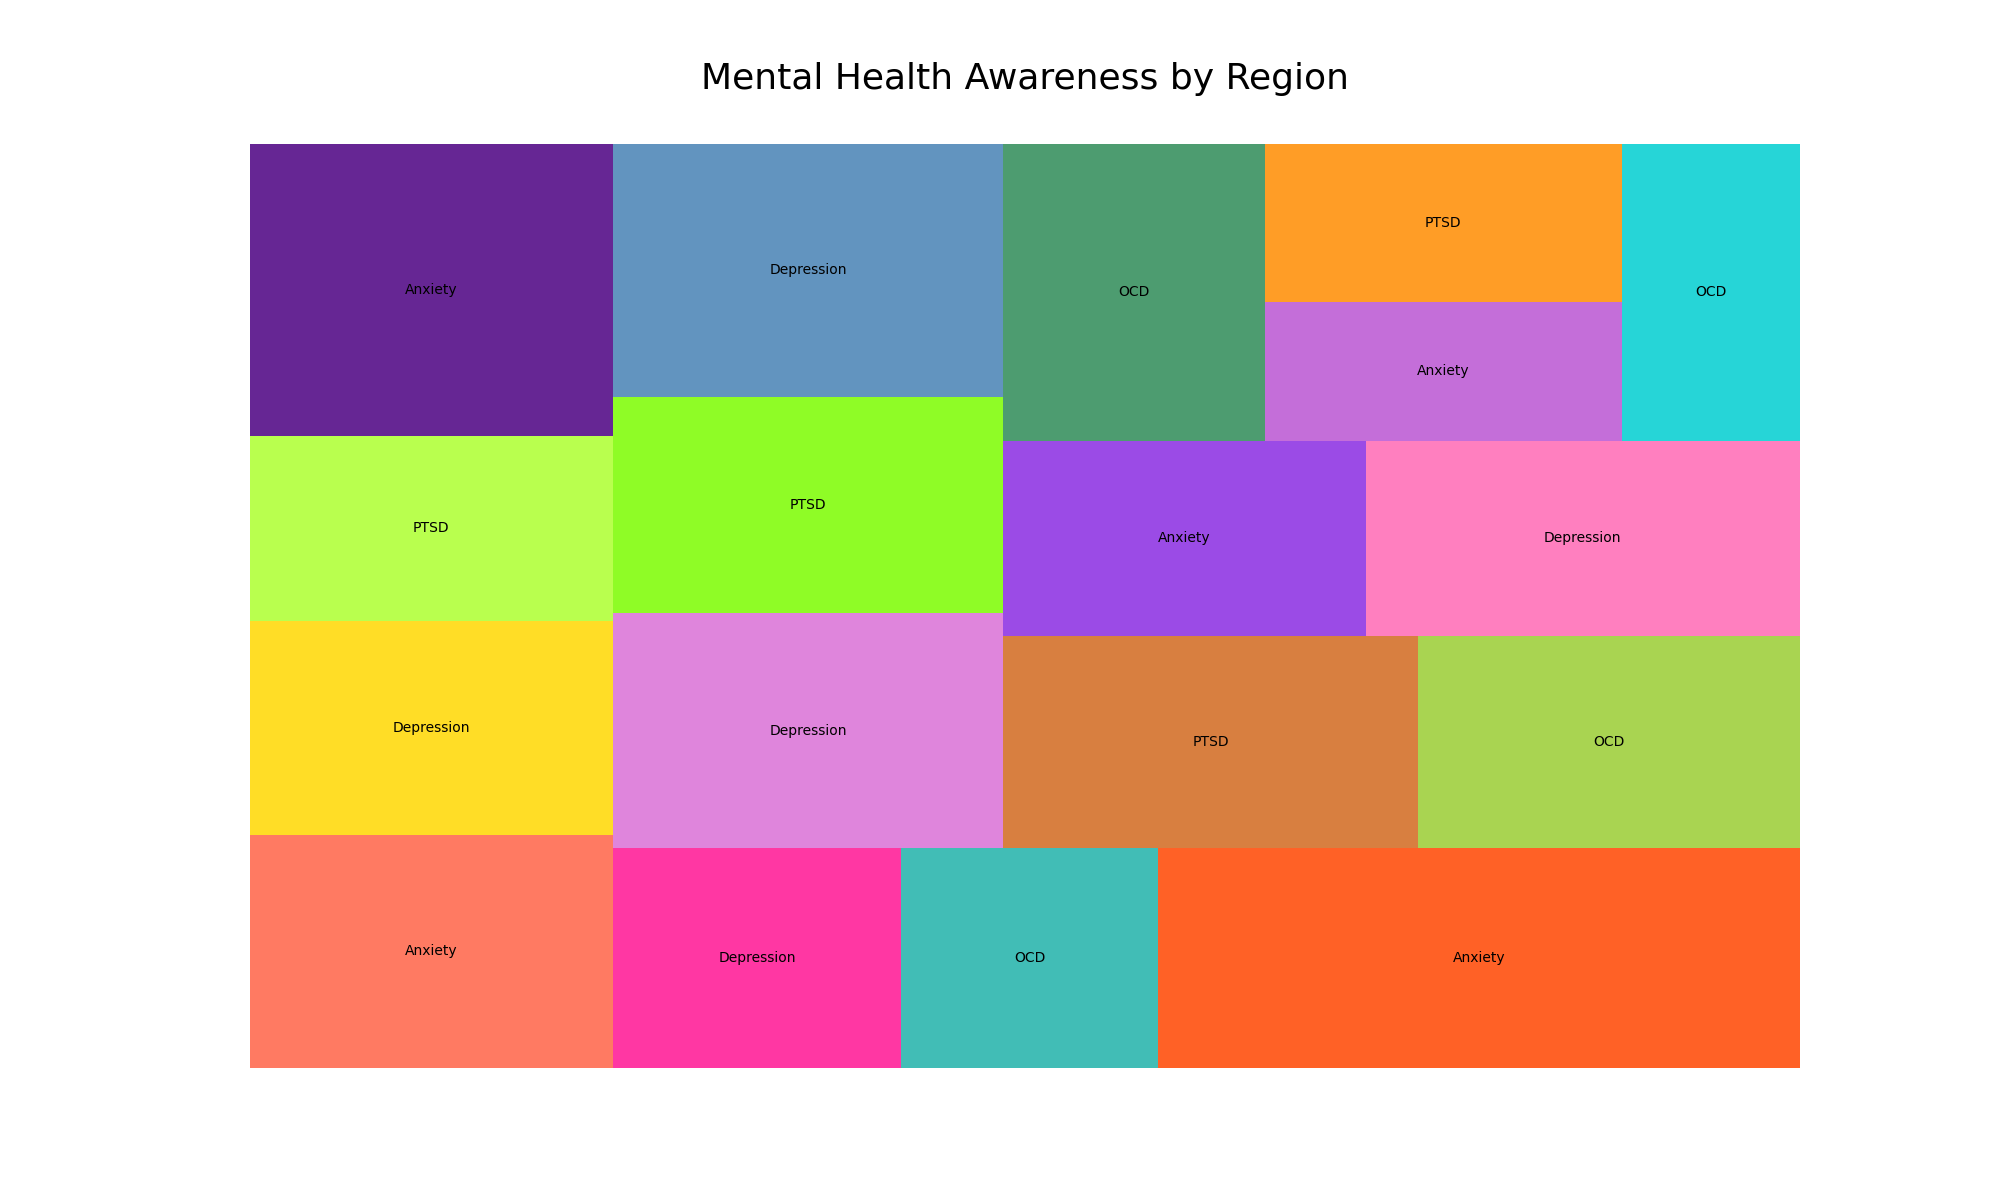

Recreate this plot in Python.

import matplotlib.pyplot as plt
import pandas as pd
import squarify  # treemap library

# Prepare the data
data = {
    'Region': ['North America', 'North America', 'North America', 'Europe', 'Europe', 
               'Europe', 'Asia', 'Asia', 'Asia', 'South America', 'South America', 'South America',
               'Africa', 'Africa', 'Africa', 'Oceania', 'Oceania', 'Oceania'],
    'Mental_Health_Issue': ['Anxiety', 'Depression', 'PTSD', 'Anxiety', 'Depression', 'OCD', 
                            'Anxiety', 'Depression', 'PTSD', 'Depression', 'PTSD', 'OCD', 
                            'Anxiety', 'Depression', 'OCD', 'Anxiety', 'PTSD', 'OCD'],
    'Incidents': [1200, 1100, 950, 1500, 900, 800, 2000, 1300, 1200, 1400, 1250, 1150, 
                  1000, 1200, 1100, 700, 800, 750]
}

df = pd.DataFrame(data)

# Create a color list
colors = ['#FF6347', '#FFD700', '#ADFF2F', '#4B0082', '#FF1493', '#20B2AA', 
          '#FF4500', '#DA70D6', '#7CFC00', '#4682B4', '#D2691E', '#9ACD32', 
          '#8A2BE2', '#FF69B4', '#2E8B57', '#BA55D3', '#FF8C00', '#00CED1']

# Create a figure with a defined size
plt.figure(figsize=(20, 12))

# Plot
squarify.plot(sizes=df['Incidents'], label=df['Mental_Health_Issue'], color=colors, alpha=0.85)
plt.title('Mental Health Awareness by Region', fontsize=26, y=1.05)

# Remove axes
plt.axis('off')

# Show the plot
plt.show()
